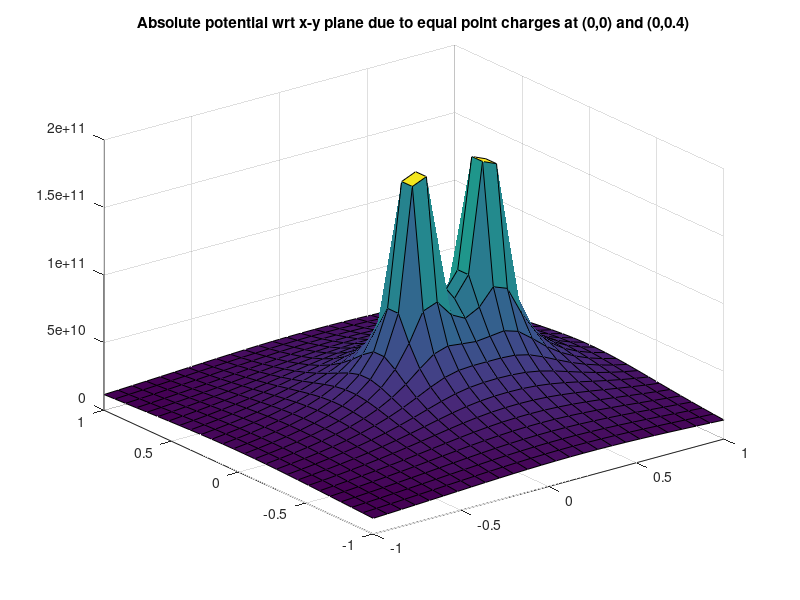
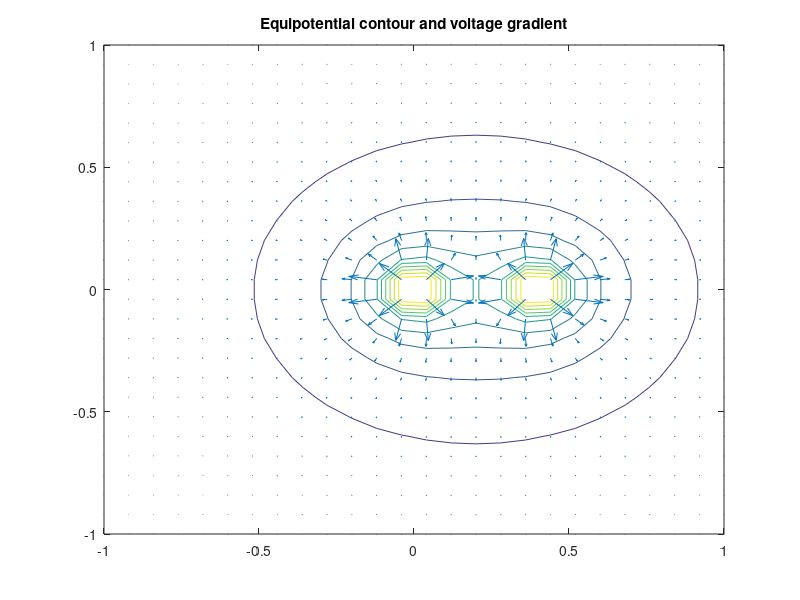

Source code (MATLAB) for these figures, in order:
clc;
clear;
%Program to calculate Electric Field Intensity E=-del(V)
%Consider two equal point charge Q=+1C at origin(0,0)and (0,0.4)
%Potential function is V=(9e9*Q)/r;
%r is the distance from the point charge, where V is calculated
% r=sqrt(x^2+y^2)
[x,y] = meshgrid(-1:.08:1, -1:.08:1);  %x-y plane of (-1,1) to (-1,1)with 26x26 points
% Calculating distance function r=sqrt(x^2+y^2) and potential function.
% x, y, r, V, E are matrices of size(26x26)
size_x=size(x,1);
for i=1:size_x
    for j=1:size_x
    r(i,j)=sqrt(x(i,j)^2+y(i,j)^2);% distance
    r1(i,j)=sqrt((x(i,j)-0.4)^2+(y(i,j))^2);
    V(i,j)=9e9/r(i,j);% potential V at various r
    V1(i,j)=9e9/r1(i,j);
    end
end
V_eff=V+V1;
figure(1)
surf(x,y,V_eff); %value of V(z axis) at various(x,y)-within (-1,1), (-1,1)
title('Absolute potential wrt x-y plane due to equal point charges at (0,0) and (0,0.4)');
figure(2)
[Ex,Ey]=gradient(V);%Electric field intensity at various points
[Ex1,Ey1]=gradient(V1);
Ex=Ex*(-1); %E in the direction of unit vector ax
Ex1=Ex1*(-1);
Ey=Ey*(-1);
Ey1=Ey1*(-1); %E in the direction of unit vector ay
E=sqrt(Ex^2+Ey^2); % magnitude of E at various points
Ex_eff=Ex+Ex1;
Ey_eff=Ey+Ey1;
contour (x,y,V_eff); %equipotential countour wrt x-y plane
hold on;
%contour (x,y,V1);
%hold on;
quiver(x,y,Ex_eff,Ey_eff); %Variation of potential
%hold on;
%quiver(x,y,Ex1,Ey1);
title('Equipotential contour and voltage gradient');
